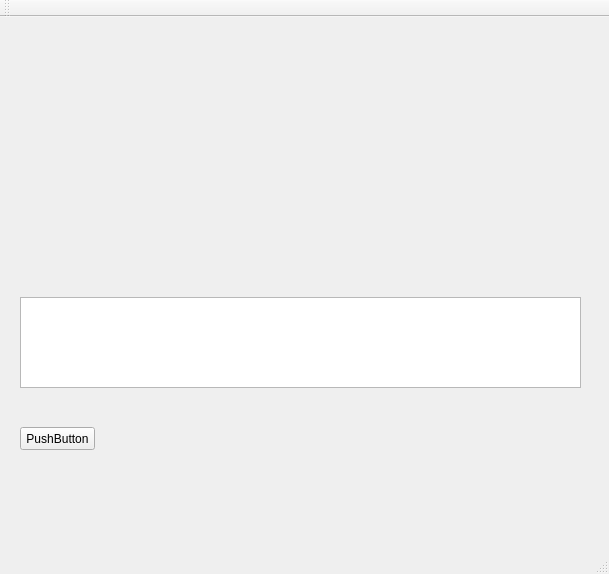
<?xml version="1.0" encoding="UTF-8"?>
<ui version="4.0">
 <class>MainWindow</class>
 <widget class="QMainWindow" name="MainWindow">
  <property name="geometry">
   <rect>
    <x>0</x>
    <y>0</y>
    <width>609</width>
    <height>574</height>
   </rect>
  </property>
  <property name="windowTitle">
   <string>MainWindow</string>
  </property>
  <widget class="QWidget" name="centralWidget">
   <widget class="QCustomPlot" name="customPlot" native="true">
    <property name="geometry">
     <rect>
      <x>20</x>
      <y>10</y>
      <width>401</width>
      <height>251</height>
     </rect>
    </property>
   </widget>
   <widget class="QTableView" name="tableView">
    <property name="geometry">
     <rect>
      <x>20</x>
      <y>280</y>
      <width>561</width>
      <height>91</height>
     </rect>
    </property>
   </widget>
   <widget class="QPushButton" name="pushButton">
    <property name="geometry">
     <rect>
      <x>20</x>
      <y>410</y>
      <width>75</width>
      <height>23</height>
     </rect>
    </property>
    <property name="text">
     <string>PushButton</string>
    </property>
   </widget>
  </widget>
  <widget class="QMenuBar" name="menuBar">
   <property name="geometry">
    <rect>
     <x>0</x>
     <y>0</y>
     <width>609</width>
     <height>21</height>
    </rect>
   </property>
  </widget>
  <widget class="QToolBar" name="mainToolBar">
   <attribute name="toolBarArea">
    <enum>TopToolBarArea</enum>
   </attribute>
   <attribute name="toolBarBreak">
    <bool>false</bool>
   </attribute>
  </widget>
  <widget class="QStatusBar" name="statusBar"/>
 </widget>
 <layoutdefault spacing="6" margin="11"/>
 <customwidgets>
  <customwidget>
   <class>QCustomPlot</class>
   <extends>QWidget</extends>
   <header>qcustomplot.h</header>
   <container>1</container>
  </customwidget>
 </customwidgets>
 <resources/>
 <connections/>
</ui>
